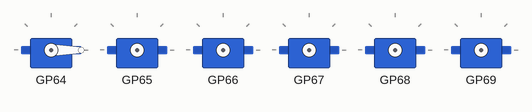
Recording of a program running on a simulated Raspberry Pi Pico running MicroPython. Parts: 6 × servo.

Above: at 0.05 s.
At 3.0 s:
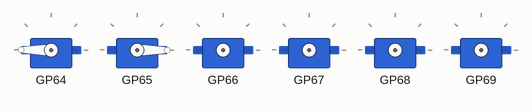
At 4.5 s:
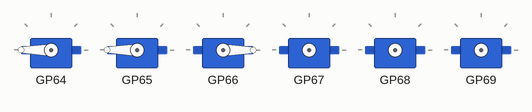
At 6.0 s:
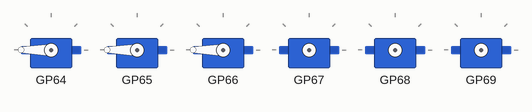
At 9.0 s:
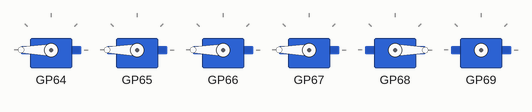
At 12.0 s:
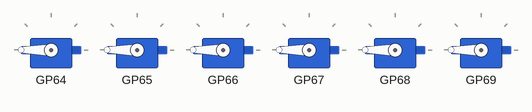
Timing chart, 0 to 15.6 s (numbered marks = the images above):
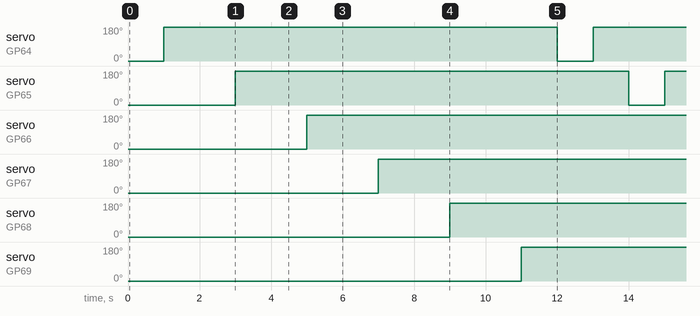

Measured:
- by itself, servo on GP64–69: alternates 180° for 11.0 s and 0° for 1.0 s

The program:

main.py
```python
from machine import I2C, Pin
from Servo import Servos
import time

sda = Pin(0)
scl = Pin(1)
i2c = I2C(0, sda=Pin(0), scl=Pin(1))

servo = Servos(i2c=i2c)

while(True):
    servo.position(index=0, degrees=0)
    time.sleep(1)
    servo.position(index=0, degrees=180)
    time.sleep(1)
    servo.position(index=1, degrees=0)
    time.sleep(1)
    servo.position(index=1, degrees=180)
    time.sleep(1)
    servo.position(index=2, degrees=0)
    time.sleep(1)
    servo.position(index=2, degrees=180)
    time.sleep(1)
    servo.position(index=3, degrees=0)
    time.sleep(1)
    servo.position(index=3, degrees=180)
    time.sleep(1)
    servo.position(index=4, degrees=0)
    time.sleep(1)
    servo.position(index=4, degrees=180)
    time.sleep(1)
    servo.position(index=5, degrees=0)
    time.sleep(1)
    servo.position(index=5, degrees=180)
    time.sleep(1)
```
